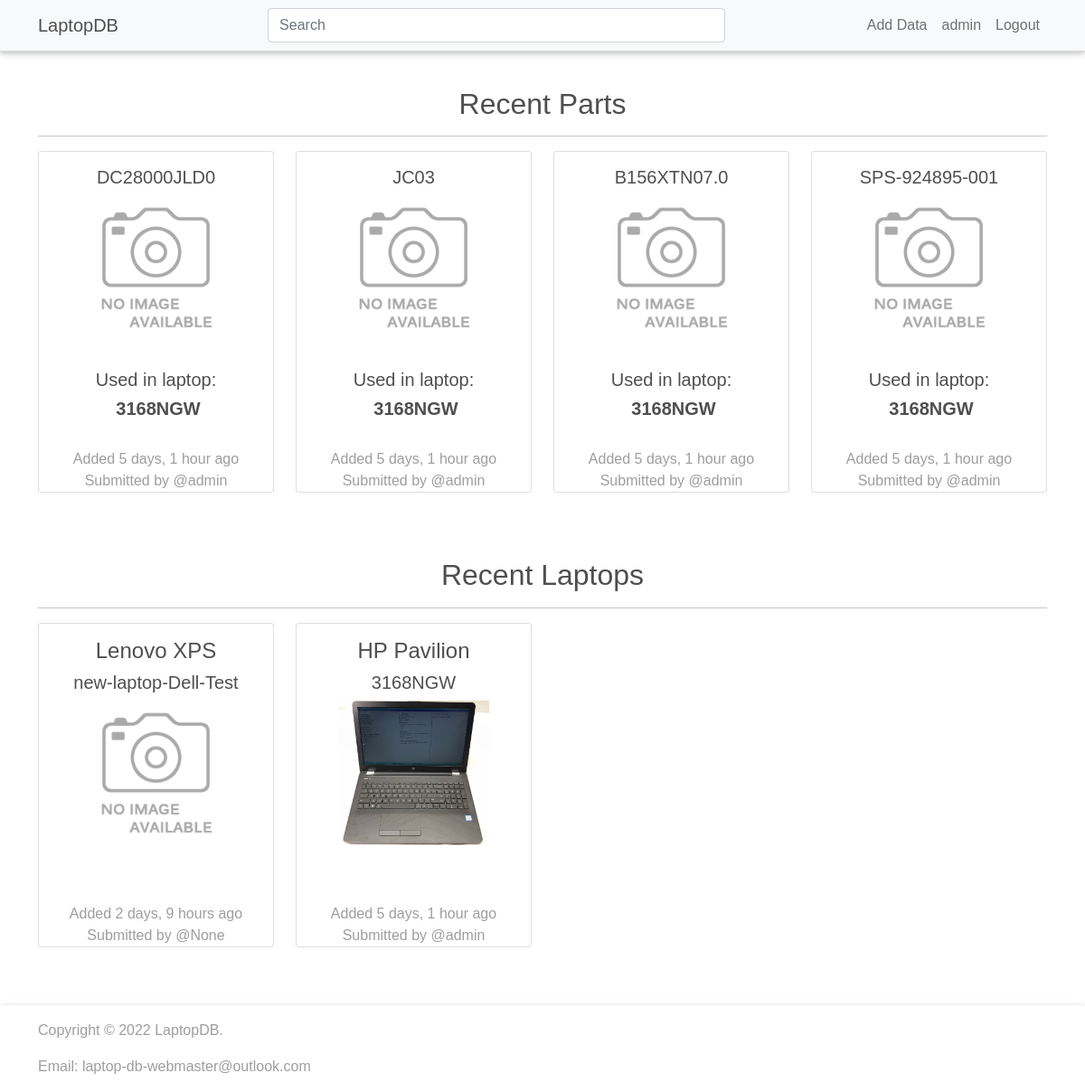
The app's page / (signed in) with its own data.
### catalog/models.py (models this page shows)
class Part(models.Model):
    model = models.CharField(max_length=200, null=True, blank=True, unique=True)
    laptop_model = models.ManyToManyField(Laptop)
    updated = models.DateTimeField(auto_now=True)
    created = models.DateTimeField(auto_now_add=True)
    created_by = models.ForeignKey(User, on_delete=models.SET_NULL, null=True)
    country_id = CountryField(blank_label='-- Select Country --', null=True, blank=True)
    part_type = models.CharField(choices=CATEGORY_CHOICES, max_length=4, null=True, blank=True)
    image = models.ImageField(null=True, blank=True, default="default.png")
    class Meta:
        ordering = ['-updated', '-created']
    def __str__(self):
        return self.model

class Laptop(models.Model):
    laptop_model = models.CharField(max_length=200, unique=True, null=True)
    manufacturer = models.CharField(max_length=200, null=True)
    series = models.CharField(max_length=200, null=True)
    serial_number = models.ManyToManyField(Serial_Number, blank=True)
    updated = models.DateTimeField(auto_now=True)
    created = models.DateTimeField(auto_now_add=True)
    created_by = models.ForeignKey(User, on_delete=models.SET_NULL, null=True)
    country_id = CountryField(blank_label='-- Optional -- Select Country -- ', null=True, blank=True)
    image = models.ImageField(null=True, blank=True, default="default.png")
    class Meta:
        ordering = ['-updated', '-created']
    def __str__(self):
        return self.laptop_model

### catalog/views.py (the view)
# urls.py: path('', views.home, name="home"),
@login_required(login_url='login-page')
def home(request):
    recent_parts = list(Part.objects.all()[0:4])
    recent_laptops = list(Laptop.objects.all()[0:4])
    recent_parts = zip([recent_parts], ["part"])
    recent_laptops = zip([recent_laptops], ["laptop"])
    return render(request, 'base/home.html', {"part_results": recent_parts, "laptop_results": recent_laptops})

### catalog/templates/base/home.html
{% extends 'main.html' %}
{% block content %}
    <main>
        <div class='home'>
            <div class="container">
                {% include 'base/recent-data-component.html' %}
            </div>
        </div>
    </main>
{% endblock %}

### templates/includes/header.html (shortened to what this page needs)
<nav class="navbar navbar-expand-lg navbar-light bg-light fixed-top">
  <div class="container">
    <a class="navbar-brand" href="{% url 'home' %}">
      <strong class="dark-grey-text">LaptopDB</strong>
    </a>
    <div class="collapse navbar-collapse" id="navbarSupportedContent">
      <div class="navbar-nav mx-auto w-50">
        <form class="d-flex w-100" method="GET" action="{% url 'search-results' %}">
          <input class="form-control" name="p" type="search" placeholder="Search" aria-label="Search">
        </form>
      </div>
      <div class="navbar-nav">
        <a class="nav-link" aria-current="page" href={% url 'add-data' %}> Add Data </a>
        {% if request.user.is_authenticated %}
          <a class="nav-link" aria-current="page" href="{% url 'profile-page' user.username %}">{{user.username}}</a>
        {% endif %}
        {% if request.user.is_authenticated %}
          <a class="nav-link" aria-current="page" href="{% url 'logout-page' %}"> Logout </a>
        {% else %}
          <a class="nav-link waves-effect" href="{% url 'login-page' %}"> Login </a>
          <a class="nav-link waves-effect" href="{% url 'register-page' %}"> Signup </a>
        {% endif %}
      </div>
    </div>
  </div>
</nav>

### catalog/templates/base/recent-data-component.html
<section class="text-center">
    <div class="dark-grey-text text-center m-3 fw-bold">
        <strong><h2>Recent Parts</h2></strong>
    </div>
    <hr></hr>
    <div class="row wow fadeIn">
      {% for items, item_type in part_results %}
        {% for item in items %}
        <div class="col-lg-3 col-md-6 mb-4">
          {% include 'base/database-feed.html' %}
        </div>
        {% endfor %}
      {% endfor %}
    </div>
    <div class="dark-grey-text text-center m-3 mt-5 fw-bold">
      <strong><h2>Recent Laptops</h2></strong>
    </div>
    <hr></hr>
    <div class="row wow fadeIn">
      {% for items, item_type in laptop_results %}
        {% for item in items %}
        <div class="col-lg-3 col-md-6 mb-4">
          {% include 'base/database-feed.html' %}
        </div>
        {% endfor %}
      {% endfor %}
    </div>
  </section>

### catalog/templates/base/database-feed.html
<div class="card">
    <div class="view overlay m-3">
        {% if item_type == "part" %}
            <a href="{% url 'item-page' item %}" class="text-decoration-none dark-grey-text m4-2">
                {% if 'KEYB' in item.part_type %}
                <h5>{{ item }}<img class="flag2x" src="{{ item.country_id.flag }}" data-bs-toggle="tooltip" data-bs-placement="right" data-bs-original-title="{{ item.country_id.name }}"/> </h5>
                {% else %}
                    <h5>{{ item }}</h5>
                {% endif %}
        {% else %}
            <a href="{% url 'laptop-page' item %}" class="text-decoration-none dark-grey-text m4-2">
            <h4>{{ item.manufacturer }}&nbsp{{ item.series }}</h4>
            <h5>{{ item }}</h5>
        {% endif %}
        </a>
        {% if item_type == "part" %}
        <a class="image-item mt-1" href="{% url 'item-page' item %}">
        {% else %}
        <a class="image-item mt-1" href="{% url 'laptop-page' item %}">
        {% endif %}
            <img src="{{ item.image.url }}" class="card-img-top"/>
        </a>
    </div>
    <div class="card-body">
        <h5>
            {% if item.laptop_model.all.count > 1 %}
                <div class="mb-2">
                    <span class="dark-grey-text"> Used in laptops: </span>
                </div>
            {% elif item.laptop_model.all.count == 1 %}
                <div class="mb-2">
                    <span class="dark-grey-text"> Used in laptop: </span>
                </div>
            {% endif %}
        <strong>
            <ul class="card-body-ul">
            {% for laptop in item.laptop_model.all %}
                <li><a href="{% url 'laptop-page' laptop.laptop_model %}" class="text-decoration-none dark-grey-text">{{ laptop.laptop_model }}</a></li>
            {% endfor %}
            </ul>
        </strong>
        </h5>
    </div>
    <div class="mx-auto my-0 grey-text card-submission-details ">
        <span>Added {{item.created|timesince}} ago</span>
    </div>
    <div class="mx-auto my-0 grey-text card-submission-details ">
        <span>Submitted by @{{item.created_by}}</span>
    </div>
</div>

### static/styles/style.css (style rules this page uses)
body { font-family: 'PT-Sans', sans-serif; }
.card-body-ul { list-style: none; margin-left: 0; padding-left: 0; }
.card-body-ul > li { padding-left: 1em; text-indent: -1em; content: ""; }
.card-body-ul > li:before { content: ""; padding-right: 5px; }
.card-submission-details > span { float: left; clear: left; text-align:center; }
.navbar { background-color: rgb(255, 255, 255); border-bottom: 1px solid rgba(0, 0, 0, 0.125); }
.home, .search, .add-data, .add-parts, .product, .user-profile, .login, .register { background-color: rgb(255, 255, 255); min-height: 90vh; display: flex; flex-direction: column; padding-top: 10vh; padding-bottom: 5vh; }
.image-item > img { border-radius: 5px; max-height: 20vh; object-fit: contain; }
.grey-text { color: #9e9e9e !important; }
.dark-grey-text { color: #4f4f4f !important; }

### records on screen
Part: model "DC28000JLD0", image (placeholder picture), shows "Used in laptop:", created "5 days, 1 hour", created_by "admin"
Laptop: laptop_model "3168NGW", manufacturer "HP", series "Pavilion", image (picture), created "5 days, 1 hour", created_by "admin"
Part: model "JC03", image (placeholder picture), shows "Used in laptop:", created "5 days, 1 hour", created_by "admin"
Part: model "B156XTN07.0", image (placeholder picture), shows "Used in laptop:", created "5 days, 1 hour", created_by "admin"
Part: model "SPS-924895-001", image (placeholder picture), shows "Used in laptop:", created "5 days, 1 hour", created_by "admin"
Laptop: manufacturer "Lenovo", series "XPS", laptop_model "new-laptop-Dell-Test", image (placeholder picture), created "2 days, 9 hours", created_by "None"

### other values on screen
{{ user.username }} "admin"
